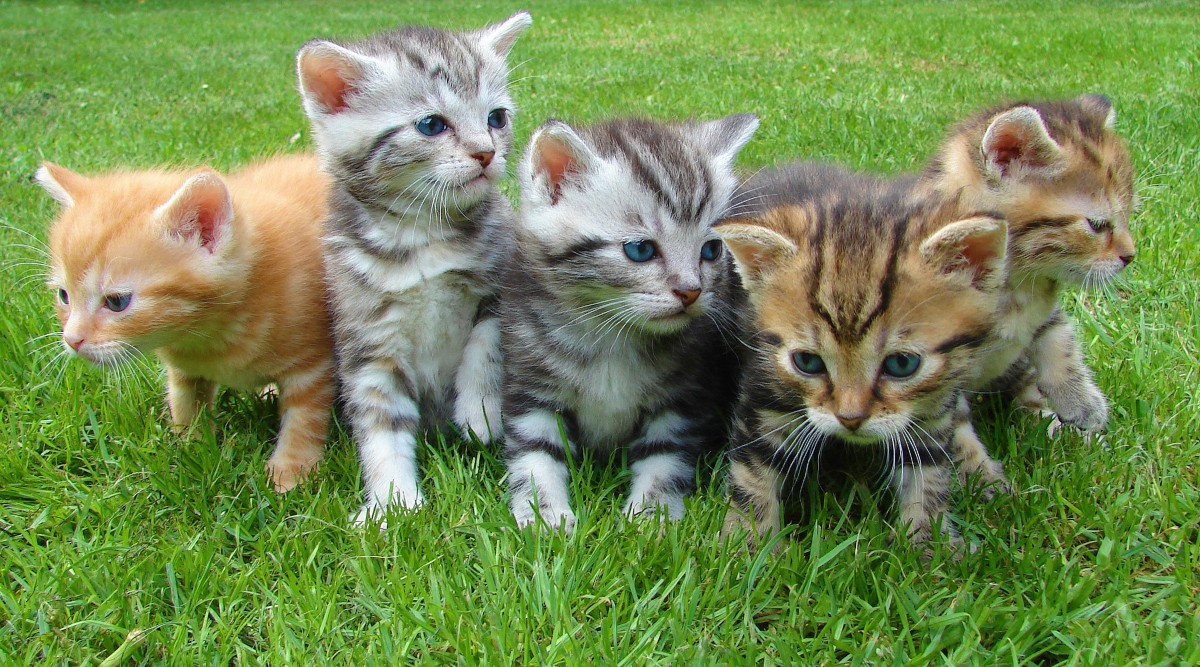
#> input picture 7-Semestre/Introdução ao Processamento de Imagens/codes/Filtragem Espacial Parte 1/cat_puppy.jpg, 1200 x 667 px
$ python filtragem_gaus_sep.py
#> lines starting #> are read from the running program, lines starting #| are printed output that depends on the picture
import numpy as np
import matplotlib.pyplot as plt
import cv2

def getGaussKernelxy(ksize, sigma):
    kernel = cv2.getGaussianKernel(ksize, sigma) # vetor coluna
    return (kernel, kernel.T) # dois kernels lineares (clununa e linha),
                              # amostrados de uma gaussiana


if __name__ == '__main__':
    img = cv2.imread('cat_puppy.jpg')
#> img is the input picture: shape (667, 1200, 3); mean B, G, R 81.8, 138.8, 115.7

    #define o kernel
    gauss_kernelx, gauss_kernely = getGaussKernelxy(61, 10.0)

    #faz a filtragem
    img_out = cv2.sepFilter2D(img, -1, gauss_kernelx, gauss_kernely) # faz a convolucao com
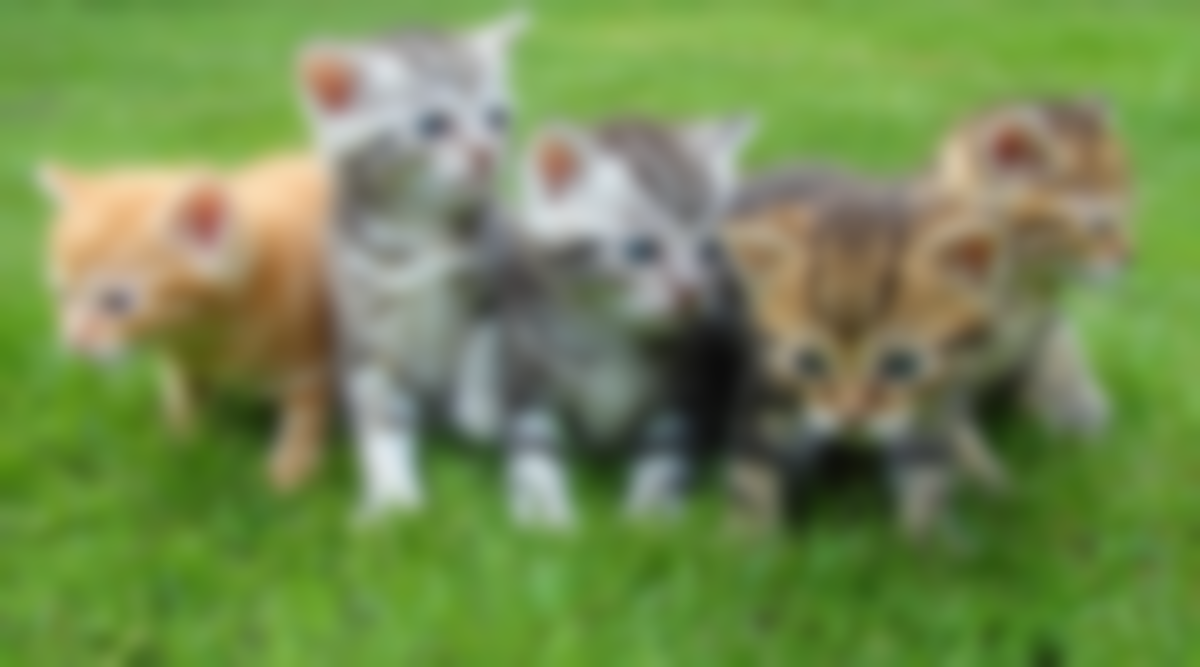
#> img_out: shape (667, 1200, 3); mean B, G, R 81.8, 138.8, 115.7
                                                                     # kernel separavel

    img = cv2.cvtColor(img, cv2.COLOR_BGR2RGB)
    img_out = cv2.cvtColor(img_out, cv2.COLOR_BGR2RGB)

    fig, axl = plt.subplots(1,2)
    axl[0].set_title('Original')
    axl[0].imshow(img)
    axl[1].set_title('Suavizada')
    axl[1].imshow(img_out)

    plt.show()
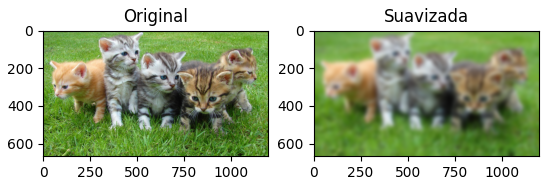
#> figure drawn by matplotlib, 2 panels
